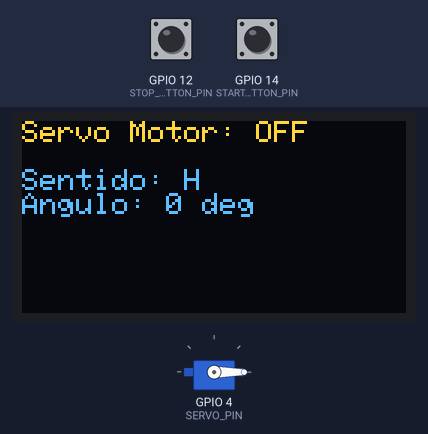
A sketch run on a simulated ESP32. Parts: 128×64 one-colour display, servo. The test bench sets the inputs (shaded band); at power-on: GPIO 14 (START_BUTTON_PIN) LOW, GPIO 12 (STOP_BUTTON_PIN) LOW. The OLED is the two-colour kind (top 16 rows yellow); what the sketch prints to the serial monitor is not drawn.

Above: at 1.2 s.
1.3 s: GPIO 14 (START_BUTTON_PIN) pulled HIGH for 0.15 s
At 1.39 s:
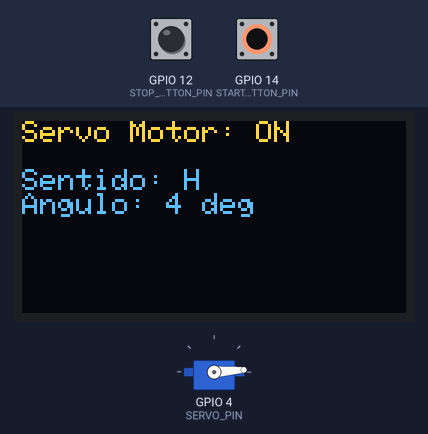
2.0 s: GPIO 12 (STOP_BUTTON_PIN) pulled HIGH for 0.15 s
At 2.9 s:
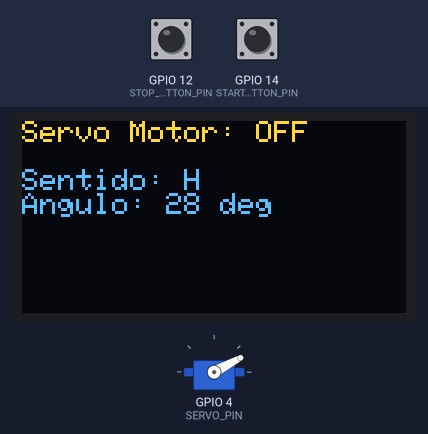
3.6 s: GPIO 14 (START_BUTTON_PIN) pulled HIGH for 1 s
At 3.81 s:
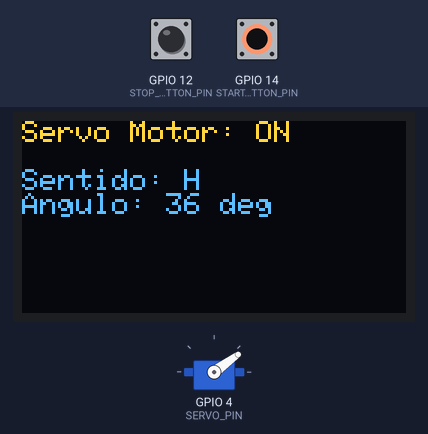
5.2 s: GPIO 12 (STOP_BUTTON_PIN) pulled HIGH for 1 s
At 5.5 s:
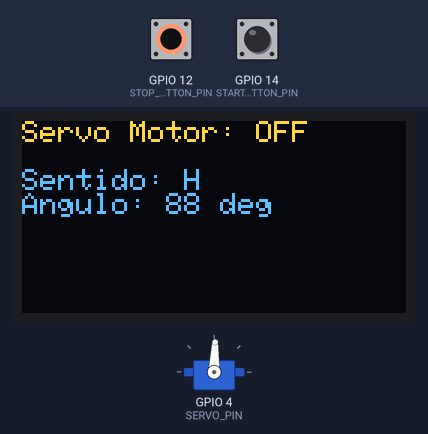
7.7 s: GPIO 14 (START_BUTTON_PIN) pulled HIGH for 0.15 s
At 8.36 s:
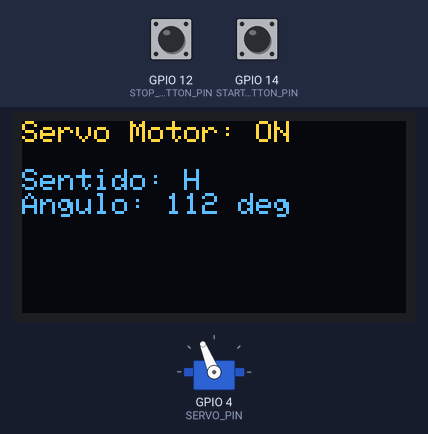
8.4 s: GPIO 12 (STOP_BUTTON_PIN) pulled HIGH for 0.15 s
At 9.3 s:
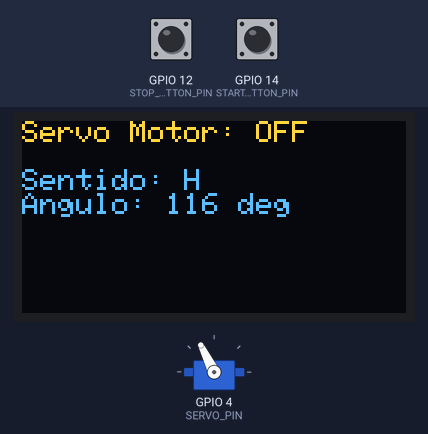
Timing chart, 0 to 11.0 s (numbered marks = the images above; inputs shaded):
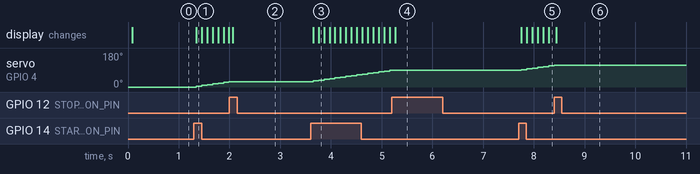

The sketch:

sketch.ino
```cpp
// Biblioteca para controlar o servo
#include <Arduino.h>
#include <ESP32Servo.h>
// Biblioteca para comunicacao I2C
#include <Wire.h>
// Bibliotecas para controlar o display
#include <Adafruit_GFX.h>
#include <Adafruit_SSD1306.h>

// Pinos dos botoes
#define START_BUTTON_PIN  14
#define STOP_BUTTON_PIN   12

// Pino do servo
#define SERVO_PIN         4

// Step utilizado no servo
#define SERVO_STEP        4

// Objeto para controlar o display
#define SCREEN_WIDTH 128
#define SCREEN_HEIGHT 64
Adafruit_SSD1306 display(SCREEN_WIDTH, SCREEN_HEIGHT, &Wire, -1);

// Flag para controlar se o sistema
// esta ligado ou desligado
bool startFlag = false;

// Objeto para controlar o servo
Servo servo;
// Variaveis que armazenam o estado
// atual do servo
int servoAngle = 0;
int servoDirection = 1;
int servoLastMove = 0;
int servoMovePeriod = 100;

void setup() {
  // Setup do serial
  Serial.begin(115200);

  // Setup do display
  display.begin(SSD1306_SWITCHCAPVCC, 0x3C);
  display.clearDisplay();
  display.display();

  // Setup dos pinos dos botoes
  pinMode(START_BUTTON_PIN, INPUT);
  pinMode(STOP_BUTTON_PIN, INPUT);

  // Setup do servo
  servo.setPeriodHertz(50);
  servo.attach(SERVO_PIN, 500, 2500);
  servo.write(servoAngle);
}

void loop() {
  // Printa as informacoes no serial


  writeInfosSerial();
  // Printa as informacoes no display
  writeInfosDisplay();

  // Move o servo para o angulo atual
  servo.write(servoAngle);

  // Caso o sistema esteja ligado e o botao stop seja
  // pressionado, desliga o sistema
  if(startFlag && digitalRead(STOP_BUTTON_PIN) == HIGH) {
    startFlag = false;
  }

  // Caso o sistema esteja desligado e o botao start seja
  // pressionado, liga o sistema
  else if (!startFlag && digitalRead(START_BUTTON_PIN) == HIGH) {
    startFlag = true;
  }

  // Atualiza a posicao do servo
  moveServo();

  // Delay de 10ms
  delay(10);

}

void moveServo() {
  // Garante que o servo sera movido apenas a cada
  // 'servoMovePeriod' milisegundos
  if(millis() < servoLastMove + servoMovePeriod) {
    return;
  }

  // Caso o sistema esteja ligado
  if(startFlag) {
    // Caso o servo atinja 180 graus, inverte o sentido
    // e altera o periodo de movimento ('servoMovePeriod')
    if(servoAngle >= 180) {
      servoDirection = -1;
      servoAngle = 180;
      servoMovePeriod = 200;
    }
    // Caso o servo atinja 0 graus, inverte o sentido
    // e altera o periodo de movimento ('servoMovePeriod')
    else if(servoAngle <= 0) {
      servoDirection = 1;
      servoAngle = 0;
      servoMovePeriod = 100;
    }

    // Quando o servo estiver em 180 graus, aguarda 1s antes
    // de recomecar o movimento
    if(servoAngle == 180 && millis() < servoLastMove + 1000) {
      return;
    }

    // Move o servo na direcao correta
    servoAngle += servoDirection*SERVO_STEP;

    // Salva o momento do ultimo movimento
    servoLastMove = millis();
  }
}

void writeInfosSerial() {
  // Printa as informacoes do servo no serial
  Serial.println("\n\n\n\n\n\n\n\n\n\n");
  Serial.print("Servo Motor: ");
  Serial.println(startFlag ? "ON" : "OFF");
  Serial.println("");
  Serial.print("Sentido: ");
  Serial.println(servoDirection == 1 ? "H" : "AH");
  Serial.print("Angulo: ");
  Serial.print(servoAngle);
  Serial.println(" deg");
}

void writeInfosDisplay() {
  // Printa as informacoes do servo no display
  display.clearDisplay();
  display.setTextSize(1);
  display.setTextColor(SSD1306_WHITE);
  display.setCursor(0, 0);
  display.print("Servo Motor: ");
  display.println(startFlag ? "ON" : "OFF");
  display.println("");
  display.print("Sentido: ");
  display.println(servoDirection == 1 ? "H" : "AH");
  display.print("Angulo: ");
  display.print(servoAngle);
  display.println(" deg");
  display.display();
}
```

Measured:
- after the input at 1.3 s, servo on GPIO 4 (SERVO_PIN): moves from 0° to 28° over 0.65 s, starting at once; the display: first differs from a run without the input at once (image 1)
- after the input at 2.0 s, servo on GPIO 4 (SERVO_PIN): stays 28° (without the input it goes to 32° after 0.10 s); the display: changes after 0.06 s (image 2)
- after the input at 3.6 s, servo on GPIO 4 (SERVO_PIN): moves from 28° to 88° over 1.5 s, starting after 0.05 s; the display: first differs from a run without the input after 0.05 s (image 3 shows a later state)
- after the input at 5.2 s, servo on GPIO 4 (SERVO_PIN): stays 88° (without the input it goes to 92° after 0.07 s); the display: changes after 0.07 s (image 4)
- after the input at 7.7 s, servo on GPIO 4 (SERVO_PIN): moves from 88° to 112° over 0.54 s, starting after 0.06 s; the display: first differs from a run without the input after 0.06 s (image 5 shows a later state)
- after the input at 8.4 s, servo on GPIO 4 (SERVO_PIN): goes on until 8.4 s, then stays 116°; the display: changes at once (image 6)
